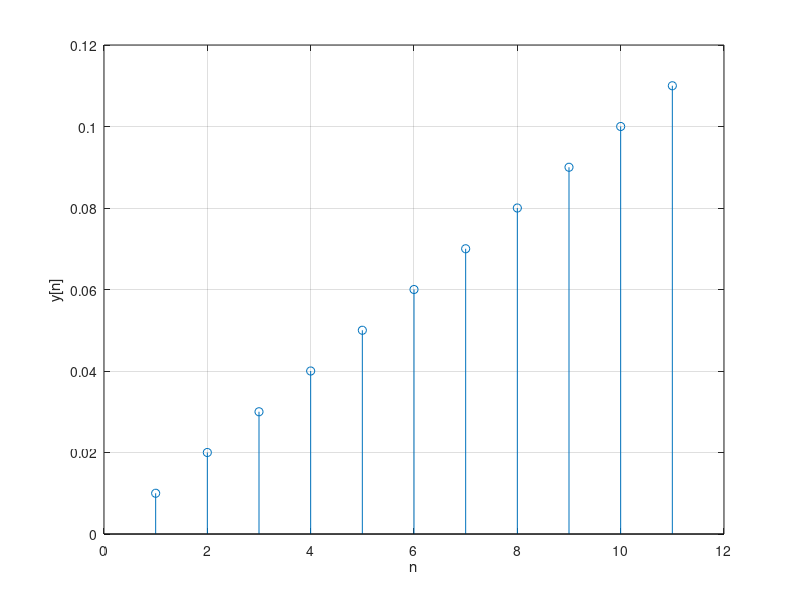

This chart was generated by the following MATLAB code:
% we have implemented the moving average function for the unit step as an
% input so this is parts a and b combined.

m = -5:5;
x_n = ones(size(m));
N = 100;
L = length(x_n);

y = zeros(1,L);

for n = 1:L
    a = 0;
    for k = n-N+1:n
        if k > 0
            a = a + x_n(k);
        end
    end
    y(n) = a / N;
end
figure;

stem(y);
xlabel('n');
ylabel('y[n]');

grid on;